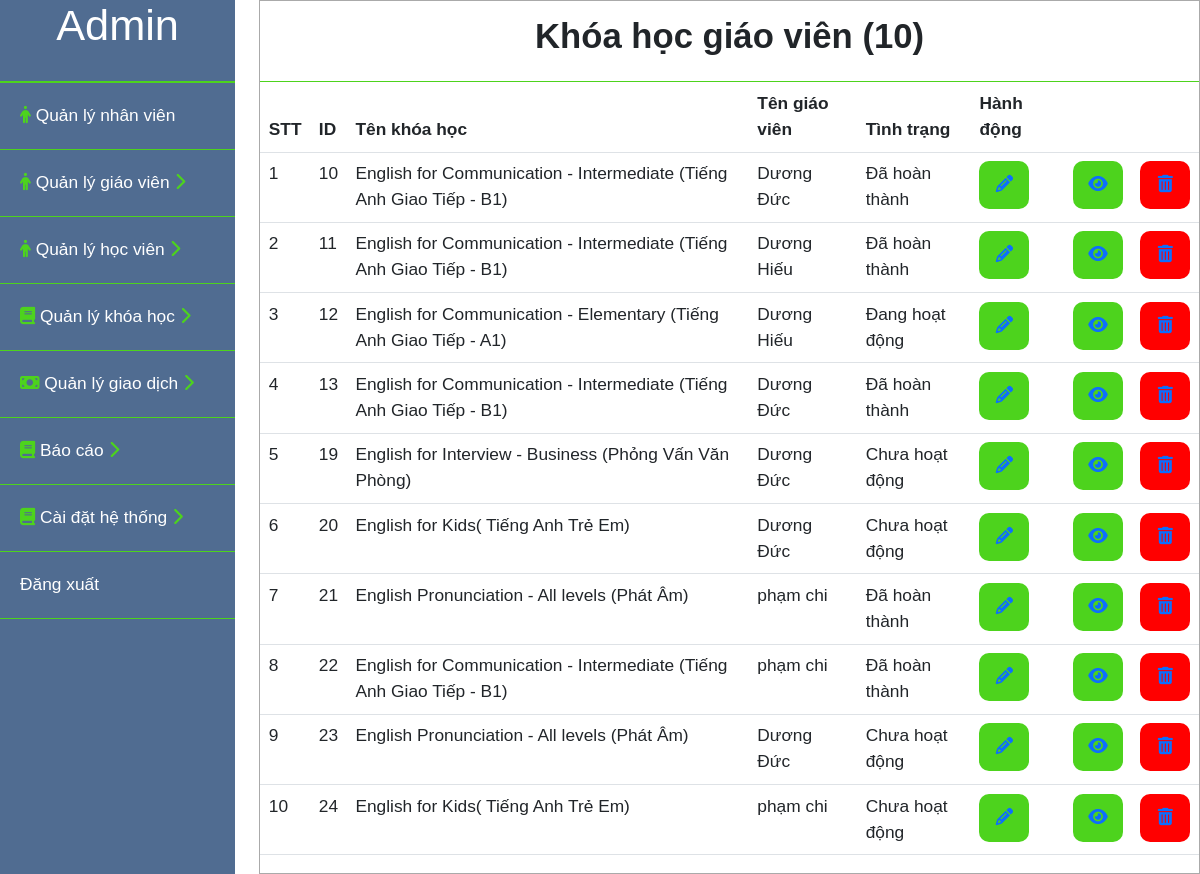
Screenshot of /admin/khoahoc_giaovien.php with the database file from the repository.
### tables this page shows
CREATE TABLE `khoahocgiaovien` (
  `id` int(11) NOT NULL,
  `giaovienid` int(11) NOT NULL,
  `theloaikhoahocid` int(11) NOT NULL,
  `hocphi` float NOT NULL,
  `thoigianbatdau` date NOT NULL,
  `thoigianketthuc` date NOT NULL,
  `cahoc` int(11) NOT NULL,
  `tinhtrang` varchar(255) NOT NULL,
  `tailieu1` varchar(100) NOT NULL,
  `tailieu2` varchar(100) NOT NULL
);

CREATE TABLE `theloaikhoahoc` (
  `id` int(11) NOT NULL,
  `tenkhoahoc` varchar(255) NOT NULL,
  `mota` text NOT NULL
);

CREATE TABLE `giaovien` (
  `id` int(11) NOT NULL,
  `hoten` varchar(100) NOT NULL,
  `email` varchar(100) NOT NULL,
  `sodienthoai` int(11) NOT NULL,
  `theloaigiaovien` int(11) NOT NULL,
  `quocgia` varchar(10) NOT NULL,
  `gioitinh` int(11) NOT NULL,
  `vitien` int(11) NOT NULL,
  `diachi` varchar(255) NOT NULL,
  `timezone` varchar(10) NOT NULL,
  `idcongcudayhoc` int(11) NOT NULL,
  `linkdayhoc` varchar(255) NOT NULL,
  `gioithieubanthan1` text NOT NULL,
  `gioithieubanthan2` text NOT NULL,
  `gioithieubanthan3` text NOT NULL,
  `imgprofile` varchar(255) NOT NULL,
  `taikhoan` int(11) NOT NULL,
  `video` varchar(100) NOT NULL,
  `idcard1` varchar(100) NOT NULL,
  `idcard2` varchar(100) NOT NULL,
  `chungchi1` varchar(100) NOT NULL,
  `chungchi2` varchar(100) NOT NULL,
  `congcu1` varchar(100) NOT NULL,
  `congcu2` varchar(100) NOT NULL,
  `congcu3` varchar(100) NOT NULL,
  `congcu4` varchar(100) NOT NULL
);

### admin/khoahoc_giaovien.php (the view, shortened to what this page needs)
<?php
    include("../user/connect.php");
    $sql_kh = "SELECT khoahocgiaovien.*,theloaikhoahoc.tenkhoahoc,giaovien.hoten
                FROM khoahocgiaovien,theloaikhoahoc,giaovien
                WHERE khoahocgiaovien.theloaikhoahocid = theloaikhoahoc.id
                and khoahocgiaovien.giaovienid = giaovien.id";
    $stmt_kh = $conn->prepare($sql_kh);
    $query_kh= $stmt_kh->execute();
    $result_kh = array();
    while($row_kh = $stmt_kh->fetch(PDO::FETCH_ASSOC)){
        $result_kh[] = $row_kh;
    }
    $sql_sl = "SELECT count(id) as dem FROM khoahocgiaovien";
    $stmt_sl = $conn->prepare($sql_sl);
    $query_sl = $stmt_sl->execute();
    $result_sl = array();
    while($row_sl = $stmt_sl->fetch(PDO::FETCH_ASSOC)){
        $result_sl[] = $row_sl;
    }
    foreach ($result_sl as $items) {
        $slusers = $items['dem'];
    }
?>
<!DOCTYPE html>
<html lang="en">
<head>
    <link rel="stylesheet" href="css/bootstrap.min.css">
    <link rel="stylesheet" href="style/admin.css">
    <link rel="stylesheet" type="text/css" href="style/danhsach.css">
</head>
<body>
    <div id="content">
        <div id="admin__sidebar">
            <div class="admin__profile">
                <h1>Admin</h1>
            </div>
            <div class="admin__list">
                <ul>
                    <li class="admin__list--nhanvien">
                        <a href="nhanvien.php"><i class="fa-solid fa-person" style="color: #4dd31d;"></i> Quản lý nhân viên</a>
                    </li>
                    <li class="admin__list--giaovien">
                        <a href="#"  onclick="myFunction('toggle1')"><i class="fa-solid fa-person" style="color: #4dd31d;"></i> Quản lý giáo viên <i class="icondrop active fa-solid fa-chevron-right" style="color: #4dd31d;"></i><i class="icondrop fa-solid fa-chevron-down" style="color: #4dd31d;"></i></a>
                    </li>
                    <li class="admin__list--hocvien">
                        <a href="#" onclick="myFunction('toggle5')"> <i class="fa-solid fa-person" style="color: #4dd31d;"></i> Quản lý học viên <i class="icondrop active fa-solid fa-chevron-right" style="color: #4dd31d;"></i><i class="icondrop fa-solid fa-chevron-down" style="color: #4dd31d;"></i></a>
                    </li>
                    <li class="admin__list--khoahoc">
                        <a href="#" onclick="myFunction('toggle6')"> <i class="fa-sharp fa-solid fa-book" style="color: #4dd31d;"></i> Quản lý khóa học <i class="icondrop active fa-solid fa-chevron-right" style="color: #4dd31d;"></i><i class="icondrop fa-solid fa-chevron-down" style="color: #4dd31d;"></i></a>
                    </li>
                    <li class="admin__list--giaodich">
                        <a href="#" onclick="myFunction('toggle2')"><i class="fa-solid fa-money-bill" style="color: #4dd31d;"></i> Quản lý giao dịch <i class="icondrop active fa-solid fa-chevron-right" style="color: #4dd31d;"></i><i class="icondrop fa-solid fa-chevron-down" style="color: #4dd31d;"></i></a>
                    </li>
                    <li class="admin__list--baocao">
                        <a href="#" onclick="myFunction('toggle3')"> <i class="fa-sharp fa-solid fa-book" style="color: #4dd31d;"></i> Báo cáo <i class="icondrop active fa-solid fa-chevron-right" style="color: #4dd31d;"></i><i class="icondrop fa-solid fa-chevron-down" style="color: #4dd31d;"></i></a>
                    </li>
                    <li class="admin__list--hethong">
                        <a href="#" onclick="myFunction('toggle4')"> <i class="fa-sharp fa-solid fa-book" style="color: #4dd31d;"></i> Cài đặt hệ thống <i class="icondrop active fa-solid fa-chevron-right" style="color: #4dd31d;"></i><i class="icondrop fa-solid fa-chevron-down" style="color: #4dd31d;"></i></a>
                    </li>
                    <li class="admin__list--dangxuat">
                        <a href="logout.php">Đăng xuất</a>
                    </li>
                </ul>
            </div>
        </div>
         <div id="main_content">
            <div class="title">
                <h2>Khóa học giáo viên (<?php echo $slusers?>)</h2>
            </div>
            <div class="chitiet_content">
                <table class="table table-inverse">
                    <thead>
                        <tr>
                            <th>STT</th>
                            <th>ID</th>
                            <th>Tên khóa học</th>
                            <th>Tên giáo viên</th>
                            <th>Tình trạng</th>
                            <th>Hành động</th>
                            <th></th>
                            <th></th>
                        </tr>
                    </thead>
                    <tbody>
                        <?php $i=1; foreach($result_kh as $items):?>
                        <tr>
                            <td><?php echo $i;?></td>
                            <td><?php echo $items['id'];?></td>
                            <td><?php echo $items['tenkhoahoc'];?></td>
                            <td><?php echo $items['hoten'];?></td>
                            <td><?php echo $items['tinhtrang'];?></td>
                            <td><a class="btn-sua" href="khoahoc_giaovien_them.php?id=<?php echo $items['id']?>"><i class="fa-solid fa-pencil"></i></a></td>
                            <td><a class="btn-thongtinchitiet" href="khoahoc_giaovien_chitiet.php?id=<?php echo $items['id']?>"><i class="fa-solid fa-eye"></i></a></td>
                            <td><a class="btn-xoa" href="khoahoc_giaovien_xoa.php?id=<?php echo $items['id']?>"><i class="fa-solid fa-trash-can"></i></a></td>
                        </tr>
                        <?php $i++; endforeach?>
                    </tbody>
                </table>
            </div>
         </div>
    </div>
</body>
</html>

### admin/style/admin.css (style rules this page uses)
* { font-family: Verdana, Geneva, Tahoma, sans-serif; margin: 0; padding:0; box-sizing: border-box; font-size: 13pt; }
#admin__sidebar { width: 25%; background-color: #506c91; color: #ffffff; }
#admin__sidebar .admin__profile { text-align: center; padding-bottom: 20px; border-bottom: 2px solid #4dd31d; }
#admin__sidebar .admin__list li { list-style: none;; }
#admin__sidebar .admin__list a { text-decoration: none; color: #ffffff; }
.admin__list ul { padding: 0; }
.admin__list li { padding: 20px; border-bottom: 1px solid #4dd31d; }
.icondrop { display: none; }
.icondrop.active { display: inline-block; }
.btn-thongtinchitiet { display: inline-block; background-color: #4dd31d; text-decoration: none; width: 50px; height: 48px; line-height: 48px; font-size: 16px; border-radius: 10px; text-align: center; }
.btn-sua { display: inline-block; background-color: #4dd31d; text-decoration: none; min-width:50px; height: 48px; line-height: 48px; font-size: 16px; border-radius: 10px; text-align: center; }
.btn-xoa { display: inline-block; background-color: red; text-decoration: none; min-width:50px; height: 48px; line-height: 48px; font-size: 16px; border-radius: 10px; text-align: center; }

### admin/style/danhsach.css (style rules this page uses)
#content { display: flex; }
#main_content { margin-left: 2%; width: 100%; max-width: 1150px; border: 1px solid #aaaaaa; height: auto; }
#main_content .title { border-bottom: 1px solid #4dd31d; text-align: center; padding: 15px ; }
#main_content .title h2 { font-weight: bold; }

### rows the page displays
khoahocgiaovien: id "10", theloaikhoahocid.tenkhoahoc "English for Communication - Intermediate (Tiếng Anh Giao Tiếp - B1)", giaovienid.hoten "Dương Đức", tinhtrang "Đã hoàn thành"
khoahocgiaovien: id "11", theloaikhoahocid.tenkhoahoc "English for Communication - Intermediate (Tiếng Anh Giao Tiếp - B1)", giaovienid.hoten "Dương Hiếu", tinhtrang "Đã hoàn thành"
khoahocgiaovien: id "12", theloaikhoahocid.tenkhoahoc "English for Communication - Elementary (Tiếng Anh Giao Tiếp - A1)", giaovienid.hoten "Dương Hiếu", tinhtrang "Đang hoạt động"
khoahocgiaovien: id "13", theloaikhoahocid.tenkhoahoc "English for Communication - Intermediate (Tiếng Anh Giao Tiếp - B1)", giaovienid.hoten "Dương Đức", tinhtrang "Đã hoàn thành"
khoahocgiaovien: id "19", theloaikhoahocid.tenkhoahoc "English for Interview - Business (Phỏng Vấn Văn Phòng)", giaovienid.hoten "Dương Đức", tinhtrang "Chưa hoạt động"
khoahocgiaovien: id "20", theloaikhoahocid.tenkhoahoc "English for Kids( Tiếng Anh Trẻ Em)", giaovienid.hoten "Dương Đức", tinhtrang "Chưa hoạt động"
khoahocgiaovien: id "21", theloaikhoahocid.tenkhoahoc "English Pronunciation - All levels (Phát Âm)", giaovienid.hoten "phạm chi", tinhtrang "Đã hoàn thành"
khoahocgiaovien: id "22", theloaikhoahocid.tenkhoahoc "English for Communication - Intermediate (Tiếng Anh Giao Tiếp - B1)", giaovienid.hoten "phạm chi", tinhtrang "Đã hoàn thành"
khoahocgiaovien: id "23", theloaikhoahocid.tenkhoahoc "English Pronunciation - All levels (Phát Âm)", giaovienid.hoten "Dương Đức", tinhtrang "Chưa hoạt động"
khoahocgiaovien: id "24", theloaikhoahocid.tenkhoahoc "English for Kids( Tiếng Anh Trẻ Em)", giaovienid.hoten "phạm chi", tinhtrang "Chưa hoạt động"

### other values shown
$slusers "10"
